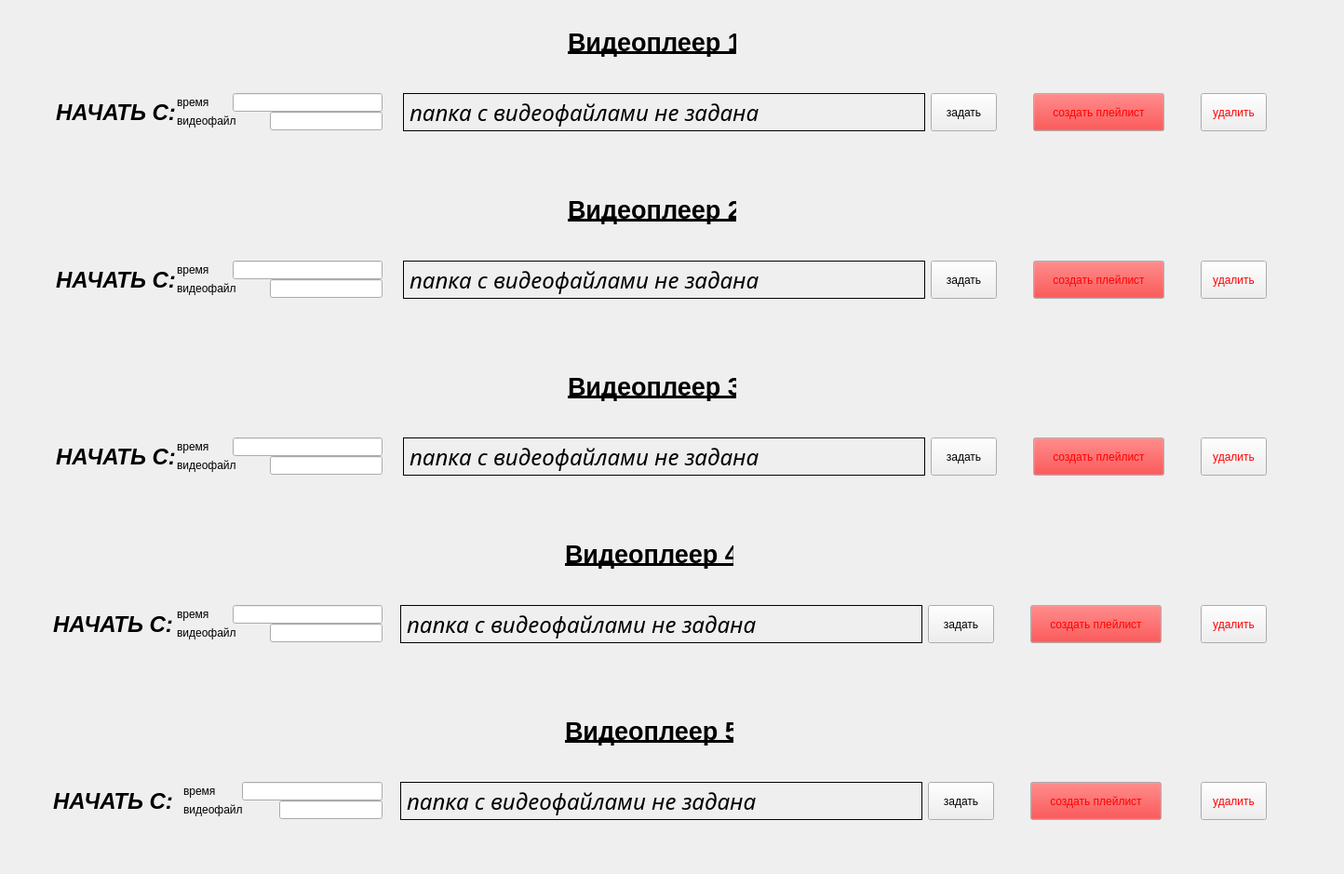
<?xml version="1.0" encoding="UTF-8"?>
<ui version="4.0">
 <class>Widget</class>
 <widget class="QWidget" name="Widget">
  <property name="enabled">
   <bool>true</bool>
  </property>
  <property name="geometry">
   <rect>
    <x>0</x>
    <y>0</y>
    <width>1444</width>
    <height>939</height>
   </rect>
  </property>
  <property name="windowTitle">
   <string>Widget</string>
  </property>
  <widget class="QPushButton" name="pushButton_set_1">
   <property name="geometry">
    <rect>
     <x>1000</x>
     <y>100</y>
     <width>71</width>
     <height>41</height>
    </rect>
   </property>
   <property name="text">
    <string>задать</string>
   </property>
  </widget>
  <widget class="QPushButton" name="pushButton_creat_1">
   <property name="enabled">
    <bool>true</bool>
   </property>
   <property name="geometry">
    <rect>
     <x>1110</x>
     <y>100</y>
     <width>141</width>
     <height>41</height>
    </rect>
   </property>
   <property name="palette">
    <palette>
     <active>
      <colorrole role="WindowText">
       <brush brushstyle="SolidPattern">
        <color alpha="255">
         <red>255</red>
         <green>0</green>
         <blue>0</blue>
        </color>
       </brush>
      </colorrole>
      <colorrole role="Button">
       <brush brushstyle="SolidPattern">
        <color alpha="255">
         <red>255</red>
         <green>0</green>
         <blue>0</blue>
        </color>
       </brush>
      </colorrole>
      <colorrole role="Midlight">
       <brush brushstyle="SolidPattern">
        <color alpha="255">
         <red>170</red>
         <green>170</green>
         <blue>0</blue>
        </color>
       </brush>
      </colorrole>
      <colorrole role="Dark">
       <brush brushstyle="SolidPattern">
        <color alpha="255">
         <red>0</red>
         <green>0</green>
         <blue>0</blue>
        </color>
       </brush>
      </colorrole>
      <colorrole role="Mid">
       <brush brushstyle="SolidPattern">
        <color alpha="255">
         <red>170</red>
         <green>255</green>
         <blue>0</blue>
        </color>
       </brush>
      </colorrole>
      <colorrole role="Text">
       <brush brushstyle="SolidPattern">
        <color alpha="255">
         <red>255</red>
         <green>0</green>
         <blue>0</blue>
        </color>
       </brush>
      </colorrole>
      <colorrole role="ButtonText">
       <brush brushstyle="SolidPattern">
        <color alpha="255">
         <red>255</red>
         <green>0</green>
         <blue>0</blue>
        </color>
       </brush>
      </colorrole>
     </active>
     <inactive>
      <colorrole role="WindowText">
       <brush brushstyle="SolidPattern">
        <color alpha="255">
         <red>255</red>
         <green>0</green>
         <blue>0</blue>
        </color>
       </brush>
      </colorrole>
      <colorrole role="Button">
       <brush brushstyle="SolidPattern">
        <color alpha="255">
         <red>255</red>
         <green>0</green>
         <blue>0</blue>
        </color>
       </brush>
      </colorrole>
      <colorrole role="Midlight">
       <brush brushstyle="SolidPattern">
        <color alpha="255">
         <red>170</red>
         <green>170</green>
         <blue>0</blue>
        </color>
       </brush>
      </colorrole>
      <colorrole role="Dark">
       <brush brushstyle="SolidPattern">
        <color alpha="255">
         <red>0</red>
         <green>0</green>
         <blue>0</blue>
        </color>
       </brush>
      </colorrole>
      <colorrole role="Mid">
       <brush brushstyle="SolidPattern">
        <color alpha="255">
         <red>170</red>
         <green>255</green>
         <blue>0</blue>
        </color>
       </brush>
      </colorrole>
      <colorrole role="Text">
       <brush brushstyle="SolidPattern">
        <color alpha="255">
         <red>255</red>
         <green>0</green>
         <blue>0</blue>
        </color>
       </brush>
      </colorrole>
      <colorrole role="ButtonText">
       <brush brushstyle="SolidPattern">
        <color alpha="255">
         <red>255</red>
         <green>0</green>
         <blue>0</blue>
        </color>
       </brush>
      </colorrole>
     </inactive>
     <disabled>
      <colorrole role="WindowText">
       <brush brushstyle="SolidPattern">
        <color alpha="255">
         <red>0</red>
         <green>0</green>
         <blue>0</blue>
        </color>
       </brush>
      </colorrole>
      <colorrole role="Button">
       <brush brushstyle="SolidPattern">
        <color alpha="255">
         <red>255</red>
         <green>0</green>
         <blue>0</blue>
        </color>
       </brush>
      </colorrole>
      <colorrole role="Midlight">
       <brush brushstyle="SolidPattern">
        <color alpha="255">
         <red>170</red>
         <green>170</green>
         <blue>0</blue>
        </color>
       </brush>
      </colorrole>
      <colorrole role="Dark">
       <brush brushstyle="SolidPattern">
        <color alpha="255">
         <red>0</red>
         <green>0</green>
         <blue>0</blue>
        </color>
       </brush>
      </colorrole>
      <colorrole role="Mid">
       <brush brushstyle="SolidPattern">
        <color alpha="255">
         <red>170</red>
         <green>255</green>
         <blue>0</blue>
        </color>
       </brush>
      </colorrole>
      <colorrole role="Text">
       <brush brushstyle="SolidPattern">
        <color alpha="255">
         <red>0</red>
         <green>0</green>
         <blue>0</blue>
        </color>
       </brush>
      </colorrole>
      <colorrole role="ButtonText">
       <brush brushstyle="SolidPattern">
        <color alpha="255">
         <red>0</red>
         <green>0</green>
         <blue>0</blue>
        </color>
       </brush>
      </colorrole>
     </disabled>
    </palette>
   </property>
   <property name="text">
    <string>создать плейлист</string>
   </property>
  </widget>
  <widget class="QLabel" name="label_path_1">
   <property name="geometry">
    <rect>
     <x>433</x>
     <y>100</y>
     <width>561</width>
     <height>41</height>
    </rect>
   </property>
   <property name="font">
    <font>
     <family>Candara Light</family>
     <pointsize>18</pointsize>
     <italic>true</italic>
    </font>
   </property>
   <property name="frameShape">
    <enum>QFrame::Box</enum>
   </property>
   <property name="text">
    <string>папка с видеофайлами не задана</string>
   </property>
  </widget>
  <widget class="QLabel" name="label_2">
   <property name="geometry">
    <rect>
     <x>610</x>
     <y>30</y>
     <width>181</width>
     <height>31</height>
    </rect>
   </property>
   <property name="font">
    <font>
     <pointsize>20</pointsize>
     <weight>75</weight>
     <bold>true</bold>
     <underline>true</underline>
    </font>
   </property>
   <property name="text">
    <string>Видеоплеер 1</string>
   </property>
  </widget>
  <widget class="QLabel" name="label_3">
   <property name="geometry">
    <rect>
     <x>190</x>
     <y>120</y>
     <width>91</width>
     <height>20</height>
    </rect>
   </property>
   <property name="text">
    <string>видеофайл</string>
   </property>
  </widget>
  <widget class="QLabel" name="label_4">
   <property name="geometry">
    <rect>
     <x>190</x>
     <y>100</y>
     <width>51</width>
     <height>20</height>
    </rect>
   </property>
   <property name="text">
    <string>время</string>
   </property>
  </widget>
  <widget class="QLineEdit" name="lineEdit_videofile_1">
   <property name="geometry">
    <rect>
     <x>290</x>
     <y>120</y>
     <width>121</width>
     <height>20</height>
    </rect>
   </property>
  </widget>
  <widget class="QLineEdit" name="lineEdit_time_1">
   <property name="geometry">
    <rect>
     <x>250</x>
     <y>100</y>
     <width>161</width>
     <height>20</height>
    </rect>
   </property>
  </widget>
  <widget class="QLabel" name="label_5">
   <property name="geometry">
    <rect>
     <x>60</x>
     <y>100</y>
     <width>131</width>
     <height>41</height>
    </rect>
   </property>
   <property name="font">
    <font>
     <pointsize>18</pointsize>
     <weight>75</weight>
     <italic>true</italic>
     <bold>true</bold>
    </font>
   </property>
   <property name="text">
    <string>НАЧАТЬ С:</string>
   </property>
  </widget>
  <widget class="QLineEdit" name="lineEdit_time_2">
   <property name="geometry">
    <rect>
     <x>250</x>
     <y>280</y>
     <width>161</width>
     <height>20</height>
    </rect>
   </property>
  </widget>
  <widget class="QLabel" name="label_path_2">
   <property name="geometry">
    <rect>
     <x>433</x>
     <y>280</y>
     <width>561</width>
     <height>41</height>
    </rect>
   </property>
   <property name="font">
    <font>
     <family>Candara Light</family>
     <pointsize>18</pointsize>
     <italic>true</italic>
    </font>
   </property>
   <property name="frameShape">
    <enum>QFrame::Box</enum>
   </property>
   <property name="text">
    <string>папка с видеофайлами не задана</string>
   </property>
  </widget>
  <widget class="QLabel" name="label_7">
   <property name="geometry">
    <rect>
     <x>190</x>
     <y>280</y>
     <width>51</width>
     <height>20</height>
    </rect>
   </property>
   <property name="text">
    <string>время</string>
   </property>
  </widget>
  <widget class="QPushButton" name="pushButton_creat_2">
   <property name="geometry">
    <rect>
     <x>1110</x>
     <y>280</y>
     <width>141</width>
     <height>41</height>
    </rect>
   </property>
   <property name="palette">
    <palette>
     <active>
      <colorrole role="WindowText">
       <brush brushstyle="SolidPattern">
        <color alpha="255">
         <red>255</red>
         <green>0</green>
         <blue>0</blue>
        </color>
       </brush>
      </colorrole>
      <colorrole role="Button">
       <brush brushstyle="SolidPattern">
        <color alpha="255">
         <red>255</red>
         <green>0</green>
         <blue>0</blue>
        </color>
       </brush>
      </colorrole>
      <colorrole role="Midlight">
       <brush brushstyle="SolidPattern">
        <color alpha="255">
         <red>170</red>
         <green>170</green>
         <blue>0</blue>
        </color>
       </brush>
      </colorrole>
      <colorrole role="Dark">
       <brush brushstyle="SolidPattern">
        <color alpha="255">
         <red>0</red>
         <green>255</green>
         <blue>127</blue>
        </color>
       </brush>
      </colorrole>
      <colorrole role="Mid">
       <brush brushstyle="SolidPattern">
        <color alpha="255">
         <red>170</red>
         <green>255</green>
         <blue>0</blue>
        </color>
       </brush>
      </colorrole>
      <colorrole role="Text">
       <brush brushstyle="SolidPattern">
        <color alpha="255">
         <red>255</red>
         <green>0</green>
         <blue>0</blue>
        </color>
       </brush>
      </colorrole>
      <colorrole role="ButtonText">
       <brush brushstyle="SolidPattern">
        <color alpha="255">
         <red>255</red>
         <green>0</green>
         <blue>0</blue>
        </color>
       </brush>
      </colorrole>
     </active>
     <inactive>
      <colorrole role="WindowText">
       <brush brushstyle="SolidPattern">
        <color alpha="255">
         <red>255</red>
         <green>0</green>
         <blue>0</blue>
        </color>
       </brush>
      </colorrole>
      <colorrole role="Button">
       <brush brushstyle="SolidPattern">
        <color alpha="255">
         <red>255</red>
         <green>0</green>
         <blue>0</blue>
        </color>
       </brush>
      </colorrole>
      <colorrole role="Midlight">
       <brush brushstyle="SolidPattern">
        <color alpha="255">
         <red>170</red>
         <green>170</green>
         <blue>0</blue>
        </color>
       </brush>
      </colorrole>
      <colorrole role="Dark">
       <brush brushstyle="SolidPattern">
        <color alpha="255">
         <red>0</red>
         <green>255</green>
         <blue>127</blue>
        </color>
       </brush>
      </colorrole>
      <colorrole role="Mid">
       <brush brushstyle="SolidPattern">
        <color alpha="255">
         <red>170</red>
         <green>255</green>
         <blue>0</blue>
        </color>
       </brush>
      </colorrole>
      <colorrole role="Text">
       <brush brushstyle="SolidPattern">
        <color alpha="255">
         <red>255</red>
         <green>0</green>
         <blue>0</blue>
        </color>
       </brush>
      </colorrole>
      <colorrole role="ButtonText">
       <brush brushstyle="SolidPattern">
        <color alpha="255">
         <red>255</red>
         <green>0</green>
         <blue>0</blue>
        </color>
       </brush>
      </colorrole>
     </inactive>
     <disabled>
      <colorrole role="WindowText">
       <brush brushstyle="SolidPattern">
        <color alpha="255">
         <red>0</red>
         <green>255</green>
         <blue>127</blue>
        </color>
       </brush>
      </colorrole>
      <colorrole role="Button">
       <brush brushstyle="SolidPattern">
        <color alpha="255">
         <red>255</red>
         <green>0</green>
         <blue>0</blue>
        </color>
       </brush>
      </colorrole>
      <colorrole role="Midlight">
       <brush brushstyle="SolidPattern">
        <color alpha="255">
         <red>170</red>
         <green>170</green>
         <blue>0</blue>
        </color>
       </brush>
      </colorrole>
      <colorrole role="Dark">
       <brush brushstyle="SolidPattern">
        <color alpha="255">
         <red>0</red>
         <green>255</green>
         <blue>127</blue>
        </color>
       </brush>
      </colorrole>
      <colorrole role="Mid">
       <brush brushstyle="SolidPattern">
        <color alpha="255">
         <red>170</red>
         <green>255</green>
         <blue>0</blue>
        </color>
       </brush>
      </colorrole>
      <colorrole role="Text">
       <brush brushstyle="SolidPattern">
        <color alpha="255">
         <red>0</red>
         <green>255</green>
         <blue>127</blue>
        </color>
       </brush>
      </colorrole>
      <colorrole role="ButtonText">
       <brush brushstyle="SolidPattern">
        <color alpha="255">
         <red>0</red>
         <green>255</green>
         <blue>127</blue>
        </color>
       </brush>
      </colorrole>
     </disabled>
    </palette>
   </property>
   <property name="text">
    <string>создать плейлист</string>
   </property>
  </widget>
  <widget class="QLabel" name="label_8">
   <property name="geometry">
    <rect>
     <x>60</x>
     <y>280</y>
     <width>131</width>
     <height>41</height>
    </rect>
   </property>
   <property name="font">
    <font>
     <pointsize>18</pointsize>
     <weight>75</weight>
     <italic>true</italic>
     <bold>true</bold>
    </font>
   </property>
   <property name="text">
    <string>НАЧАТЬ С:</string>
   </property>
  </widget>
  <widget class="QLabel" name="label_9">
   <property name="geometry">
    <rect>
     <x>610</x>
     <y>210</y>
     <width>181</width>
     <height>31</height>
    </rect>
   </property>
   <property name="font">
    <font>
     <pointsize>20</pointsize>
     <weight>75</weight>
     <bold>true</bold>
     <underline>true</underline>
    </font>
   </property>
   <property name="text">
    <string>Видеоплеер 2</string>
   </property>
  </widget>
  <widget class="QPushButton" name="pushButton_set_2">
   <property name="geometry">
    <rect>
     <x>1000</x>
     <y>280</y>
     <width>71</width>
     <height>41</height>
    </rect>
   </property>
   <property name="text">
    <string>задать</string>
   </property>
  </widget>
  <widget class="QLabel" name="label_10">
   <property name="geometry">
    <rect>
     <x>190</x>
     <y>300</y>
     <width>91</width>
     <height>20</height>
    </rect>
   </property>
   <property name="text">
    <string>видеофайл</string>
   </property>
  </widget>
  <widget class="QLineEdit" name="lineEdit_videofile_2">
   <property name="geometry">
    <rect>
     <x>290</x>
     <y>300</y>
     <width>121</width>
     <height>20</height>
    </rect>
   </property>
  </widget>
  <widget class="QLineEdit" name="lineEdit_time_3">
   <property name="geometry">
    <rect>
     <x>250</x>
     <y>470</y>
     <width>161</width>
     <height>20</height>
    </rect>
   </property>
  </widget>
  <widget class="QLabel" name="label_path_3">
   <property name="geometry">
    <rect>
     <x>433</x>
     <y>470</y>
     <width>561</width>
     <height>41</height>
    </rect>
   </property>
   <property name="font">
    <font>
     <family>Candara Light</family>
     <pointsize>18</pointsize>
     <italic>true</italic>
    </font>
   </property>
   <property name="frameShape">
    <enum>QFrame::Box</enum>
   </property>
   <property name="text">
    <string>папка с видеофайлами не задана</string>
   </property>
  </widget>
  <widget class="QLabel" name="label_12">
   <property name="geometry">
    <rect>
     <x>190</x>
     <y>470</y>
     <width>51</width>
     <height>20</height>
    </rect>
   </property>
   <property name="text">
    <string>время</string>
   </property>
  </widget>
  <widget class="QPushButton" name="pushButton_creat_3">
   <property name="geometry">
    <rect>
     <x>1110</x>
     <y>470</y>
     <width>141</width>
     <height>41</height>
    </rect>
   </property>
   <property name="palette">
    <palette>
     <active>
      <colorrole role="WindowText">
       <brush brushstyle="SolidPattern">
        <color alpha="255">
         <red>255</red>
         <green>0</green>
         <blue>0</blue>
        </color>
       </brush>
      </colorrole>
      <colorrole role="Button">
       <brush brushstyle="SolidPattern">
        <color alpha="255">
         <red>255</red>
         <green>0</green>
         <blue>0</blue>
        </color>
       </brush>
      </colorrole>
      <colorrole role="Midlight">
       <brush brushstyle="SolidPattern">
        <color alpha="255">
         <red>170</red>
         <green>170</green>
         <blue>0</blue>
        </color>
       </brush>
      </colorrole>
      <colorrole role="Dark">
       <brush brushstyle="SolidPattern">
        <color alpha="255">
         <red>0</red>
         <green>255</green>
         <blue>127</blue>
        </color>
       </brush>
      </colorrole>
      <colorrole role="Mid">
       <brush brushstyle="SolidPattern">
        <color alpha="255">
         <red>170</red>
         <green>255</green>
         <blue>0</blue>
        </color>
       </brush>
      </colorrole>
      <colorrole role="Text">
       <brush brushstyle="SolidPattern">
        <color alpha="255">
         <red>255</red>
         <green>0</green>
         <blue>0</blue>
        </color>
       </brush>
      </colorrole>
      <colorrole role="ButtonText">
       <brush brushstyle="SolidPattern">
        <color alpha="255">
         <red>255</red>
         <green>0</green>
         <blue>0</blue>
        </color>
       </brush>
      </colorrole>
     </active>
     <inactive>
      <colorrole role="WindowText">
       <brush brushstyle="SolidPattern">
        <color alpha="255">
         <red>255</red>
         <green>0</green>
         <blue>0</blue>
        </color>
       </brush>
      </colorrole>
      <colorrole role="Button">
       <brush brushstyle="SolidPattern">
        <color alpha="255">
         <red>255</red>
         <green>0</green>
         <blue>0</blue>
        </color>
       </brush>
      </colorrole>
      <colorrole role="Midlight">
       <brush brushstyle="SolidPattern">
        <color alpha="255">
         <red>170</red>
         <green>170</green>
         <blue>0</blue>
        </color>
       </brush>
      </colorrole>
      <colorrole role="Dark">
       <brush brushstyle="SolidPattern">
        <color alpha="255">
         <red>0</red>
         <green>255</green>
         <blue>127</blue>
        </color>
       </brush>
      </colorrole>
      <colorrole role="Mid">
       <brush brushstyle="SolidPattern">
        <color alpha="255">
         <red>170</red>
         <green>255</green>
         <blue>0</blue>
        </color>
       </brush>
      </colorrole>
      <colorrole role="Text">
       <brush brushstyle="SolidPattern">
        <color alpha="255">
         <red>255</red>
         <green>0</green>
         <blue>0</blue>
        </color>
       </brush>
      </colorrole>
      <colorrole role="ButtonText">
       <brush brushstyle="SolidPattern">
        <color alpha="255">
         <red>255</red>
         <green>0</green>
         <blue>0</blue>
        </color>
       </brush>
      </colorrole>
     </inactive>
     <disabled>
      <colorrole role="WindowText">
       <brush brushstyle="SolidPattern">
        <color alpha="255">
         <red>0</red>
         <green>255</green>
         <blue>127</blue>
        </color>
       </brush>
      </colorrole>
      <colorrole role="Button">
       <brush brushstyle="SolidPattern">
        <color alpha="255">
         <red>255</red>
         <green>0</green>
         <blue>0</blue>
        </color>
       </brush>
      </colorrole>
      <colorrole role="Midlight">
       <brush brushstyle="SolidPattern">
        <color alpha="255">
         <red>170</red>
         <green>170</green>
         <blue>0</blue>
        </color>
       </brush>
      </colorrole>
      <colorrole role="Dark">
       <brush brushstyle="SolidPattern">
        <color alpha="255">
         <red>0</red>
         <green>255</green>
         <blue>127</blue>
        </color>
       </brush>
      </colorrole>
      <colorrole role="Mid">
       <brush brushstyle="SolidPattern">
        <color alpha="255">
         <red>170</red>
         <green>255</green>
         <blue>0</blue>
        </color>
       </brush>
      </colorrole>
      <colorrole role="Text">
       <brush brushstyle="SolidPattern">
        <color alpha="255">
         <red>0</red>
         <green>255</green>
         <blue>127</blue>
        </color>
       </brush>
      </colorrole>
      <colorrole role="ButtonText">
       <brush brushstyle="SolidPattern">
        <color alpha="255">
         <red>0</red>
         <green>255</green>
         <blue>127</blue>
        </color>
       </brush>
      </colorrole>
     </disabled>
    </palette>
   </property>
   <property name="text">
    <string>создать плейлист</string>
   </property>
  </widget>
  <widget class="QLabel" name="label_13">
   <property name="geometry">
    <rect>
     <x>60</x>
     <y>470</y>
     <width>131</width>
     <height>41</height>
    </rect>
   </property>
   <property name="font">
    <font>
     <pointsize>18</pointsize>
     <weight>75</weight>
     <italic>true</italic>
     <bold>true</bold>
    </font>
   </property>
   <property name="text">
    <string>НАЧАТЬ С:</string>
   </property>
  </widget>
  <widget class="QLabel" name="label_14">
   <property name="geometry">
    <rect>
     <x>610</x>
     <y>400</y>
     <width>181</width>
     <height>31</height>
    </rect>
   </property>
   <property name="font">
    <font>
     <pointsize>20</pointsize>
     <weight>75</weight>
     <bold>true</bold>
     <underline>true</underline>
    </font>
   </property>
   <property name="text">
    <string>Видеоплеер 3</string>
   </property>
  </widget>
  <widget class="QPushButton" name="pushButton_set_3">
   <property name="geometry">
    <rect>
     <x>1000</x>
     <y>470</y>
     <width>71</width>
     <height>41</height>
    </rect>
   </property>
   <property name="text">
    <string>задать</string>
   </property>
  </widget>
  <widget class="QLabel" name="label_15">
   <property name="geometry">
    <rect>
     <x>190</x>
     <y>490</y>
     <width>91</width>
     <height>20</height>
    </rect>
   </property>
   <property name="text">
    <string>видеофайл</string>
   </property>
  </widget>
  <widget class="QLineEdit" name="lineEdit_videofile_3">
   <property name="geometry">
    <rect>
     <x>290</x>
     <y>490</y>
     <width>121</width>
     <height>20</height>
    </rect>
   </property>
  </widget>
  <widget class="QLineEdit" name="lineEdit_videofile_4">
   <property name="geometry">
    <rect>
     <x>290</x>
     <y>670</y>
     <width>121</width>
     <height>20</height>
    </rect>
   </property>
  </widget>
  <widget class="QLabel" name="label_16">
   <property name="geometry">
    <rect>
     <x>190</x>
     <y>650</y>
     <width>51</width>
     <height>20</height>
    </rect>
   </property>
   <property name="text">
    <string>время</string>
   </property>
  </widget>
  <widget class="QLabel" name="label_17">
   <property name="geometry">
    <rect>
     <x>607</x>
     <y>580</y>
     <width>181</width>
     <height>31</height>
    </rect>
   </property>
   <property name="font">
    <font>
     <pointsize>20</pointsize>
     <weight>75</weight>
     <bold>true</bold>
     <underline>true</underline>
    </font>
   </property>
   <property name="text">
    <string>Видеоплеер 4</string>
   </property>
  </widget>
  <widget class="QLabel" name="label_18">
   <property name="geometry">
    <rect>
     <x>190</x>
     <y>670</y>
     <width>91</width>
     <height>20</height>
    </rect>
   </property>
   <property name="text">
    <string>видеофайл</string>
   </property>
  </widget>
  <widget class="QLineEdit" name="lineEdit_time_4">
   <property name="geometry">
    <rect>
     <x>250</x>
     <y>650</y>
     <width>161</width>
     <height>20</height>
    </rect>
   </property>
  </widget>
  <widget class="QPushButton" name="pushButton_creat_4">
   <property name="geometry">
    <rect>
     <x>1107</x>
     <y>650</y>
     <width>141</width>
     <height>41</height>
    </rect>
   </property>
   <property name="palette">
    <palette>
     <active>
      <colorrole role="WindowText">
       <brush brushstyle="SolidPattern">
        <color alpha="255">
         <red>255</red>
         <green>0</green>
         <blue>0</blue>
        </color>
       </brush>
      </colorrole>
      <colorrole role="Button">
       <brush brushstyle="SolidPattern">
        <color alpha="255">
         <red>255</red>
         <green>0</green>
         <blue>0</blue>
        </color>
       </brush>
      </colorrole>
      <colorrole role="Midlight">
       <brush brushstyle="SolidPattern">
        <color alpha="255">
         <red>170</red>
         <green>170</green>
         <blue>0</blue>
        </color>
       </brush>
      </colorrole>
      <colorrole role="Dark">
       <brush brushstyle="SolidPattern">
        <color alpha="255">
         <red>0</red>
         <green>255</green>
         <blue>127</blue>
        </color>
       </brush>
      </colorrole>
      <colorrole role="Mid">
       <brush brushstyle="SolidPattern">
        <color alpha="255">
         <red>170</red>
         <green>255</green>
         <blue>0</blue>
        </color>
       </brush>
      </colorrole>
      <colorrole role="Text">
       <brush brushstyle="SolidPattern">
        <color alpha="255">
         <red>255</red>
         <green>0</green>
         <blue>0</blue>
        </color>
       </brush>
      </colorrole>
      <colorrole role="ButtonText">
       <brush brushstyle="SolidPattern">
        <color alpha="255">
         <red>255</red>
         <green>0</green>
         <blue>0</blue>
        </color>
       </brush>
      </colorrole>
     </active>
     <inactive>
      <colorrole role="WindowText">
       <brush brushstyle="SolidPattern">
        <color alpha="255">
         <red>255</red>
         <green>0</green>
         <blue>0</blue>
        </color>
       </brush>
      </colorrole>
      <colorrole role="Button">
       <brush brushstyle="SolidPattern">
        <color alpha="255">
         <red>255</red>
         <green>0</green>
         <blue>0</blue>
        </color>
       </brush>
      </colorrole>
      <colorrole role="Midlight">
       <brush brushstyle="SolidPattern">
        <color alpha="255">
         <red>170</red>
         <green>170</green>
         <blue>0</blue>
        </color>
       </brush>
      </colorrole>
      <colorrole role="Dark">
       <brush brushstyle="SolidPattern">
        <color alpha="255">
         <red>0</red>
         <green>255</green>
         <blue>127</blue>
        </color>
       </brush>
      </colorrole>
      <colorrole role="Mid">
       <brush brushstyle="SolidPattern">
        <color alpha="255">
         <red>170</red>
         <green>255</green>
         <blue>0</blue>
        </color>
       </brush>
      </colorrole>
      <colorrole role="Text">
       <brush brushstyle="SolidPattern">
        <color alpha="255">
         <red>255</red>
         <green>0</green>
         <blue>0</blue>
        </color>
       </brush>
      </colorrole>
      <colorrole role="ButtonText">
       <brush brushstyle="SolidPattern">
        <color alpha="255">
         <red>255</red>
         <green>0</green>
         <blue>0</blue>
        </color>
       </brush>
      </colorrole>
     </inactive>
     <disabled>
      <colorrole role="WindowText">
       <brush brushstyle="SolidPattern">
        <color alpha="255">
         <red>0</red>
         <green>255</green>
         <blue>127</blue>
        </color>
       </brush>
      </colorrole>
      <colorrole role="Button">
       <brush brushstyle="SolidPattern">
        <color alpha="255">
         <red>255</red>
         <green>0</green>
         <blue>0</blue>
        </color>
       </brush>
      </colorrole>
      <colorrole role="Midlight">
       <brush brushstyle="SolidPattern">
        <color alpha="255">
         <red>170</red>
         <green>170</green>
         <blue>0</blue>
        </color>
       </brush>
      </colorrole>
      <colorrole role="Dark">
       <brush brushstyle="SolidPattern">
        <color alpha="255">
         <red>0</red>
         <green>255</green>
         <blue>127</blue>
        </color>
       </brush>
      </colorrole>
      <colorrole role="Mid">
       <brush brushstyle="SolidPattern">
        <color alpha="255">
         <red>170</red>
         <green>255</green>
         <blue>0</blue>
        </color>
       </brush>
      </colorrole>
      <colorrole role="Text">
       <brush brushstyle="SolidPattern">
        <color alpha="255">
         <red>0</red>
         <green>255</green>
         <blue>127</blue>
        </color>
       </brush>
      </colorrole>
      <colorrole role="ButtonText">
       <brush brushstyle="SolidPattern">
        <color alpha="255">
         <red>0</red>
         <green>255</green>
         <blue>127</blue>
        </color>
       </brush>
      </colorrole>
     </disabled>
    </palette>
   </property>
   <property name="text">
    <string>создать плейлист</string>
   </property>
  </widget>
  <widget class="QPushButton" name="pushButton_set_4">
   <property name="geometry">
    <rect>
     <x>997</x>
     <y>650</y>
     <width>71</width>
     <height>41</height>
    </rect>
   </property>
   <property name="text">
    <string>задать</string>
   </property>
  </widget>
  <widget class="QLabel" name="label_19">
   <property name="geometry">
    <rect>
     <x>57</x>
     <y>650</y>
     <width>131</width>
     <height>41</height>
    </rect>
   </property>
   <property name="font">
    <font>
     <pointsize>18</pointsize>
     <weight>75</weight>
     <italic>true</italic>
     <bold>true</bold>
    </font>
   </property>
   <property name="text">
    <string>НАЧАТЬ С:</string>
   </property>
  </widget>
  <widget class="QLabel" name="label_path_4">
   <property name="geometry">
    <rect>
     <x>430</x>
     <y>650</y>
     <width>561</width>
     <height>41</height>
    </rect>
   </property>
   <property name="font">
    <font>
     <family>Candara Light</family>
     <pointsize>18</pointsize>
     <italic>true</italic>
    </font>
   </property>
   <property name="frameShape">
    <enum>QFrame::Box</enum>
   </property>
   <property name="text">
    <string>папка с видеофайлами не задана</string>
   </property>
  </widget>
  <widget class="QLineEdit" name="lineEdit_videofile_5">
   <property name="geometry">
    <rect>
     <x>300</x>
     <y>860</y>
     <width>111</width>
     <height>20</height>
    </rect>
   </property>
  </widget>
  <widget class="QLabel" name="label_21">
   <property name="geometry">
    <rect>
     <x>197</x>
     <y>840</y>
     <width>51</width>
     <height>20</height>
    </rect>
   </property>
   <property name="text">
    <string>время</string>
   </property>
  </widget>
  <widget class="QLabel" name="label_22">
   <property name="geometry">
    <rect>
     <x>607</x>
     <y>770</y>
     <width>181</width>
     <height>31</height>
    </rect>
   </property>
   <property name="font">
    <font>
     <pointsize>20</pointsize>
     <weight>75</weight>
     <bold>true</bold>
     <underline>true</underline>
    </font>
   </property>
   <property name="text">
    <string>Видеоплеер 5</string>
   </property>
  </widget>
  <widget class="QLabel" name="label_23">
   <property name="geometry">
    <rect>
     <x>197</x>
     <y>860</y>
     <width>91</width>
     <height>20</height>
    </rect>
   </property>
   <property name="text">
    <string>видеофайл</string>
   </property>
  </widget>
  <widget class="QLineEdit" name="lineEdit_time_5">
   <property name="geometry">
    <rect>
     <x>260</x>
     <y>840</y>
     <width>151</width>
     <height>20</height>
    </rect>
   </property>
  </widget>
  <widget class="QPushButton" name="pushButton_creat_5">
   <property name="geometry">
    <rect>
     <x>1107</x>
     <y>840</y>
     <width>141</width>
     <height>41</height>
    </rect>
   </property>
   <property name="palette">
    <palette>
     <active>
      <colorrole role="WindowText">
       <brush brushstyle="SolidPattern">
        <color alpha="255">
         <red>255</red>
         <green>0</green>
         <blue>0</blue>
        </color>
       </brush>
      </colorrole>
      <colorrole role="Button">
       <brush brushstyle="SolidPattern">
        <color alpha="255">
         <red>255</red>
         <green>0</green>
         <blue>0</blue>
        </color>
       </brush>
      </colorrole>
      <colorrole role="Midlight">
       <brush brushstyle="SolidPattern">
        <color alpha="255">
         <red>170</red>
         <green>170</green>
         <blue>0</blue>
        </color>
       </brush>
      </colorrole>
      <colorrole role="Dark">
       <brush brushstyle="SolidPattern">
        <color alpha="255">
         <red>0</red>
         <green>255</green>
         <blue>127</blue>
        </color>
       </brush>
      </colorrole>
      <colorrole role="Mid">
       <brush brushstyle="SolidPattern">
        <color alpha="255">
         <red>170</red>
         <green>255</green>
         <blue>0</blue>
        </color>
       </brush>
      </colorrole>
      <colorrole role="Text">
       <brush brushstyle="SolidPattern">
        <color alpha="255">
         <red>255</red>
         <green>0</green>
         <blue>0</blue>
        </color>
       </brush>
      </colorrole>
      <colorrole role="ButtonText">
       <brush brushstyle="SolidPattern">
        <color alpha="255">
         <red>255</red>
         <green>0</green>
         <blue>0</blue>
        </color>
       </brush>
      </colorrole>
     </active>
     <inactive>
      <colorrole role="WindowText">
       <brush brushstyle="SolidPattern">
        <color alpha="255">
         <red>255</red>
         <green>0</green>
         <blue>0</blue>
        </color>
       </brush>
      </colorrole>
      <colorrole role="Button">
       <brush brushstyle="SolidPattern">
        <color alpha="255">
         <red>255</red>
         <green>0</green>
         <blue>0</blue>
        </color>
       </brush>
      </colorrole>
      <colorrole role="Midlight">
       <brush brushstyle="SolidPattern">
        <color alpha="255">
         <red>170</red>
         <green>170</green>
         <blue>0</blue>
        </color>
       </brush>
      </colorrole>
      <colorrole role="Dark">
       <brush brushstyle="SolidPattern">
        <color alpha="255">
         <red>0</red>
         <green>255</green>
         <blue>127</blue>
        </color>
       </brush>
      </colorrole>
      <colorrole role="Mid">
       <brush brushstyle="SolidPattern">
        <color alpha="255">
         <red>170</red>
         <green>255</green>
         <blue>0</blue>
        </color>
       </brush>
      </colorrole>
      <colorrole role="Text">
       <brush brushstyle="SolidPattern">
        <color alpha="255">
         <red>255</red>
         <green>0</green>
         <blue>0</blue>
        </color>
       </brush>
      </colorrole>
      <colorrole role="ButtonText">
       <brush brushstyle="SolidPattern">
        <color alpha="255">
         <red>255</red>
         <green>0</green>
         <blue>0</blue>
        </color>
       </brush>
      </colorrole>
     </inactive>
     <disabled>
      <colorrole role="WindowText">
       <brush brushstyle="SolidPattern">
        <color alpha="255">
         <red>0</red>
         <green>255</green>
         <blue>127</blue>
        </color>
       </brush>
      </colorrole>
      <colorrole role="Button">
       <brush brushstyle="SolidPattern">
        <color alpha="255">
         <red>255</red>
         <green>0</green>
         <blue>0</blue>
        </color>
       </brush>
      </colorrole>
      <colorrole role="Midlight">
       <brush brushstyle="SolidPattern">
        <color alpha="255">
         <red>170</red>
         <green>170</green>
         <blue>0</blue>
        </color>
       </brush>
      </colorrole>
      <colorrole role="Dark">
       <brush brushstyle="SolidPattern">
        <color alpha="255">
         <red>0</red>
         <green>255</green>
         <blue>127</blue>
        </color>
       </brush>
      </colorrole>
      <colorrole role="Mid">
       <brush brushstyle="SolidPattern">
        <color alpha="255">
         <red>170</red>
         <green>255</green>
         <blue>0</blue>
        </color>
       </brush>
      </colorrole>
      <colorrole role="Text">
       <brush brushstyle="SolidPattern">
        <color alpha="255">
         <red>0</red>
         <green>255</green>
         <blue>127</blue>
        </color>
       </brush>
      </colorrole>
      <colorrole role="ButtonText">
       <brush brushstyle="SolidPattern">
        <color alpha="255">
         <red>0</red>
         <green>255</green>
         <blue>127</blue>
        </color>
       </brush>
      </colorrole>
     </disabled>
    </palette>
   </property>
   <property name="text">
    <string>создать плейлист</string>
   </property>
  </widget>
  <widget class="QPushButton" name="pushButton_set_5">
   <property name="geometry">
    <rect>
     <x>997</x>
     <y>840</y>
     <width>71</width>
     <height>41</height>
    </rect>
   </property>
   <property name="text">
    <string>задать</string>
   </property>
  </widget>
  <widget class="QLabel" name="label_24">
   <property name="geometry">
    <rect>
     <x>57</x>
     <y>840</y>
     <width>131</width>
     <height>41</height>
    </rect>
   </property>
   <property name="font">
    <font>
     <pointsize>18</pointsize>
     <weight>75</weight>
     <italic>true</italic>
     <bold>true</bold>
    </font>
   </property>
   <property name="text">
    <string>НАЧАТЬ С:</string>
   </property>
  </widget>
  <widget class="QLabel" name="label_path_5">
   <property name="geometry">
    <rect>
     <x>430</x>
     <y>840</y>
     <width>561</width>
     <height>41</height>
    </rect>
   </property>
   <property name="font">
    <font>
     <family>Candara Light</family>
     <pointsize>18</pointsize>
     <italic>true</italic>
    </font>
   </property>
   <property name="frameShape">
    <enum>QFrame::Box</enum>
   </property>
   <property name="text">
    <string>папка с видеофайлами не задана</string>
   </property>
  </widget>
  <widget class="QPushButton" name="pushButton_delete2">
   <property name="geometry">
    <rect>
     <x>1290</x>
     <y>280</y>
     <width>71</width>
     <height>41</height>
    </rect>
   </property>
   <property name="palette">
    <palette>
     <active>
      <colorrole role="ButtonText">
       <brush brushstyle="SolidPattern">
        <color alpha="255">
         <red>255</red>
         <green>0</green>
         <blue>0</blue>
        </color>
       </brush>
      </colorrole>
     </active>
     <inactive>
      <colorrole role="ButtonText">
       <brush brushstyle="SolidPattern">
        <color alpha="255">
         <red>255</red>
         <green>0</green>
         <blue>0</blue>
        </color>
       </brush>
      </colorrole>
     </inactive>
     <disabled>
      <colorrole role="ButtonText">
       <brush brushstyle="SolidPattern">
        <color alpha="255">
         <red>120</red>
         <green>120</green>
         <blue>120</blue>
        </color>
       </brush>
      </colorrole>
     </disabled>
    </palette>
   </property>
   <property name="text">
    <string>удалить</string>
   </property>
  </widget>
  <widget class="QPushButton" name="pushButton_delete3">
   <property name="geometry">
    <rect>
     <x>1290</x>
     <y>470</y>
     <width>71</width>
     <height>41</height>
    </rect>
   </property>
   <property name="palette">
    <palette>
     <active>
      <colorrole role="ButtonText">
       <brush brushstyle="SolidPattern">
        <color alpha="255">
         <red>255</red>
         <green>0</green>
         <blue>0</blue>
        </color>
       </brush>
      </colorrole>
     </active>
     <inactive>
      <colorrole role="ButtonText">
       <brush brushstyle="SolidPattern">
        <color alpha="255">
         <red>255</red>
         <green>0</green>
         <blue>0</blue>
        </color>
       </brush>
      </colorrole>
     </inactive>
     <disabled>
      <colorrole role="ButtonText">
       <brush brushstyle="SolidPattern">
        <color alpha="255">
         <red>120</red>
         <green>120</green>
         <blue>120</blue>
        </color>
       </brush>
      </colorrole>
     </disabled>
    </palette>
   </property>
   <property name="text">
    <string>удалить</string>
   </property>
  </widget>
  <widget class="QPushButton" name="pushButton_delete4">
   <property name="geometry">
    <rect>
     <x>1290</x>
     <y>650</y>
     <width>71</width>
     <height>41</height>
    </rect>
   </property>
   <property name="palette">
    <palette>
     <active>
      <colorrole role="ButtonText">
       <brush brushstyle="SolidPattern">
        <color alpha="255">
         <red>255</red>
         <green>0</green>
         <blue>0</blue>
        </color>
       </brush>
      </colorrole>
     </active>
     <inactive>
      <colorrole role="ButtonText">
       <brush brushstyle="SolidPattern">
        <color alpha="255">
         <red>255</red>
         <green>0</green>
         <blue>0</blue>
        </color>
       </brush>
      </colorrole>
     </inactive>
     <disabled>
      <colorrole role="ButtonText">
       <brush brushstyle="SolidPattern">
        <color alpha="255">
         <red>120</red>
         <green>120</green>
         <blue>120</blue>
        </color>
       </brush>
      </colorrole>
     </disabled>
    </palette>
   </property>
   <property name="text">
    <string>удалить</string>
   </property>
  </widget>
  <widget class="QPushButton" name="pushButton_delete5">
   <property name="geometry">
    <rect>
     <x>1290</x>
     <y>840</y>
     <width>71</width>
     <height>41</height>
    </rect>
   </property>
   <property name="palette">
    <palette>
     <active>
      <colorrole role="ButtonText">
       <brush brushstyle="SolidPattern">
        <color alpha="255">
         <red>255</red>
         <green>0</green>
         <blue>0</blue>
        </color>
       </brush>
      </colorrole>
     </active>
     <inactive>
      <colorrole role="ButtonText">
       <brush brushstyle="SolidPattern">
        <color alpha="255">
         <red>255</red>
         <green>0</green>
         <blue>0</blue>
        </color>
       </brush>
      </colorrole>
     </inactive>
     <disabled>
      <colorrole role="ButtonText">
       <brush brushstyle="SolidPattern">
        <color alpha="255">
         <red>120</red>
         <green>120</green>
         <blue>120</blue>
        </color>
       </brush>
      </colorrole>
     </disabled>
    </palette>
   </property>
   <property name="text">
    <string>удалить</string>
   </property>
  </widget>
  <widget class="QPushButton" name="pushButton_delete1">
   <property name="geometry">
    <rect>
     <x>1290</x>
     <y>100</y>
     <width>71</width>
     <height>41</height>
    </rect>
   </property>
   <property name="palette">
    <palette>
     <active>
      <colorrole role="ButtonText">
       <brush brushstyle="SolidPattern">
        <color alpha="255">
         <red>255</red>
         <green>0</green>
         <blue>0</blue>
        </color>
       </brush>
      </colorrole>
     </active>
     <inactive>
      <colorrole role="ButtonText">
       <brush brushstyle="SolidPattern">
        <color alpha="255">
         <red>255</red>
         <green>0</green>
         <blue>0</blue>
        </color>
       </brush>
      </colorrole>
     </inactive>
     <disabled>
      <colorrole role="ButtonText">
       <brush brushstyle="SolidPattern">
        <color alpha="255">
         <red>120</red>
         <green>120</green>
         <blue>120</blue>
        </color>
       </brush>
      </colorrole>
     </disabled>
    </palette>
   </property>
   <property name="text">
    <string>удалить</string>
   </property>
  </widget>
 </widget>
 <layoutdefault spacing="6" margin="11"/>
 <resources/>
 <connections/>
</ui>
